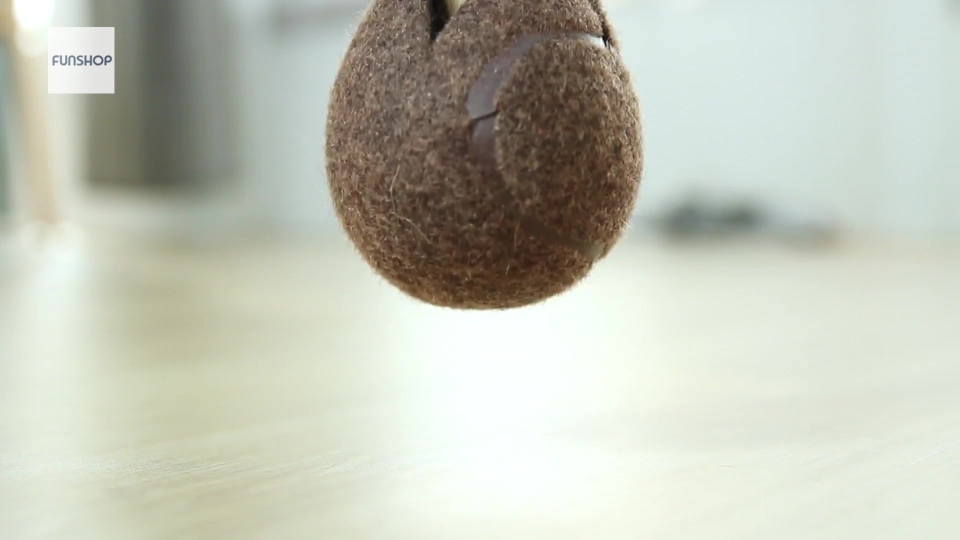
#> input picture RobotvisionProject/f1.jpg, 1920 x 1080 px (shown at 1/2 size)
$ python main.py
#> lines starting #> are read from the running program, lines starting #| are printed output that depends on the picture
import cv2
import numpy as np

img1_origin = cv2.imread('f1.jpg')
#> img1_origin is the input picture: shape (1080, 1920, 3); mean B, G, R 182.5, 196, 193.3
img2_origin = cv2.imread('f2.jpg')
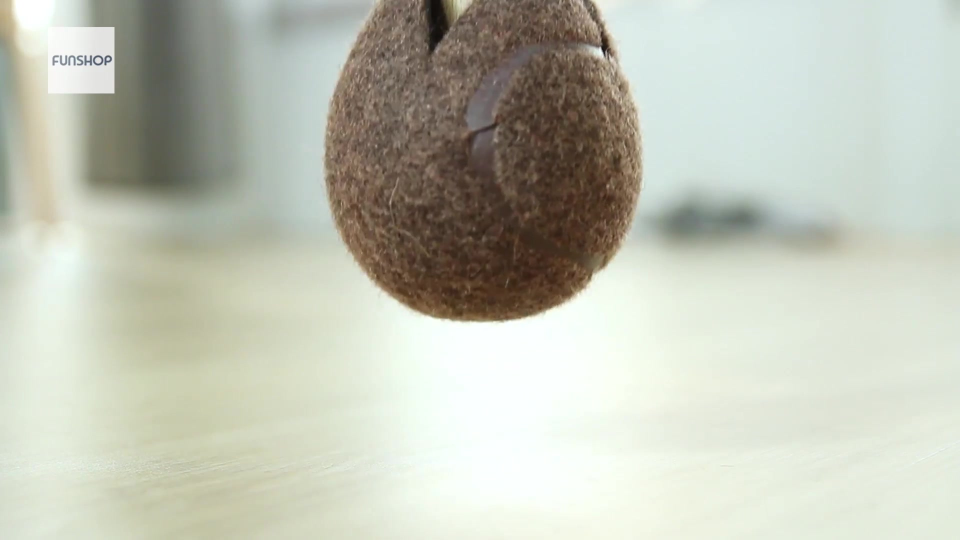
#> input picture RobotvisionProject/f2.jpg, 1920 x 1080 px (shown at 1/2 size)
#> img2_origin is the input picture: shape (1080, 1920, 3); mean B, G, R 181.6, 195.3, 192.5

img1 = cv2.resize(img1_origin, dsize=(1280, 720), interpolation=cv2.INTER_AREA)
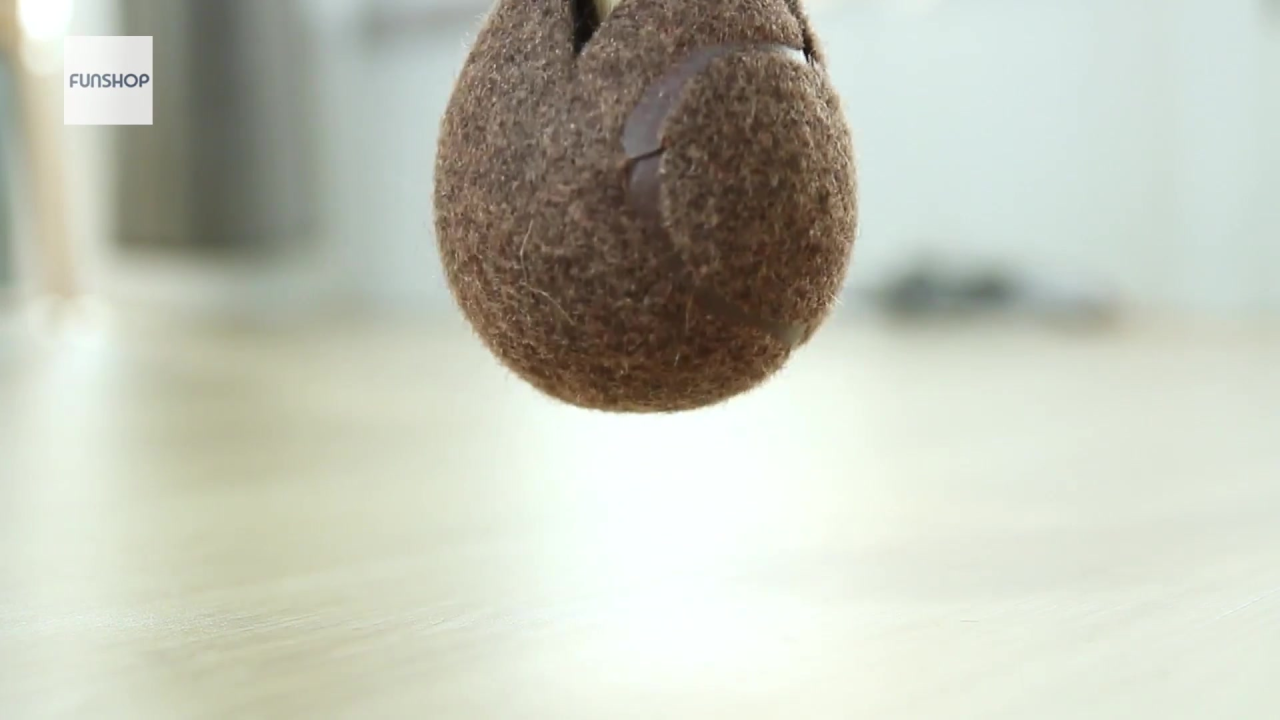
#> img1: shape (720, 1280, 3); mean B, G, R 182.5, 196, 193.3
img2 = cv2.resize(img2_origin, dsize=(1280, 720), interpolation=cv2.INTER_AREA)

height, width, _ = img1.shape  # 720 1280 (y, x)
#> height = 720; width = 1280

# 그레이스케일로 변환
gray1 = cv2.cvtColor(img1, cv2.COLOR_BGR2GRAY)
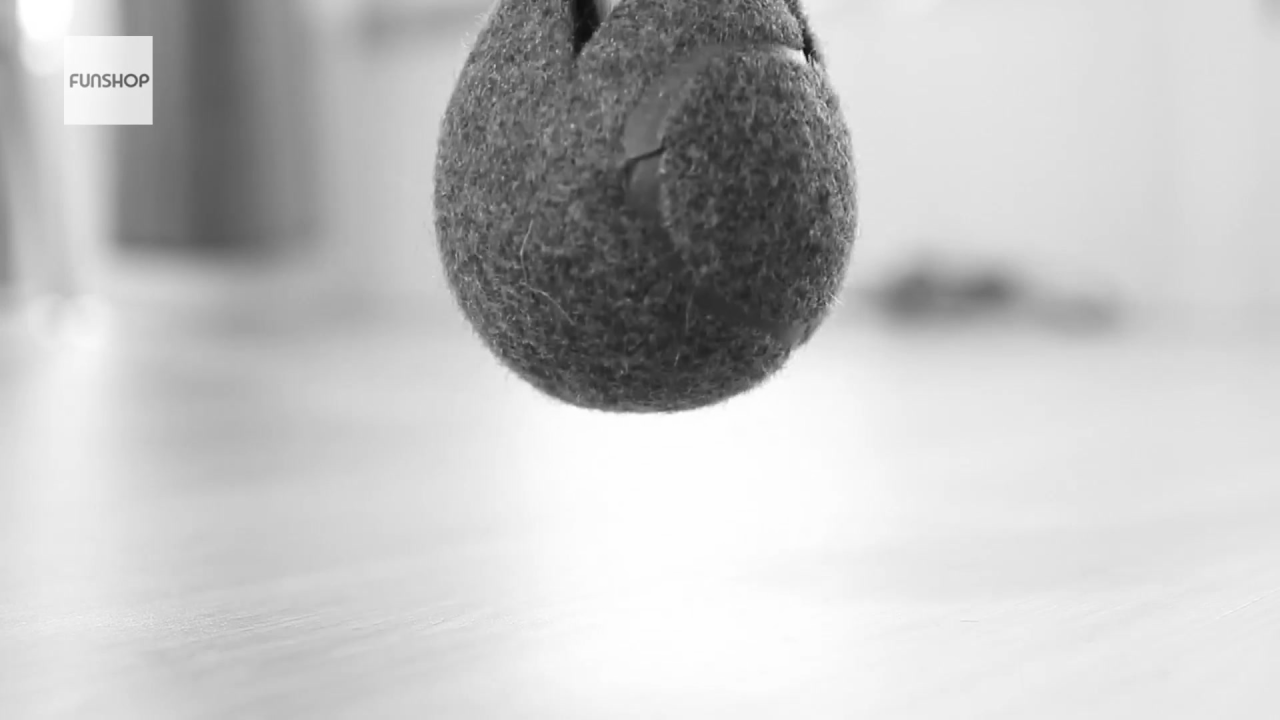
#> gray1: shape (720, 1280); min 13, max 255, mean 193.7
gray2 = cv2.cvtColor(img2, cv2.COLOR_BGR2GRAY)
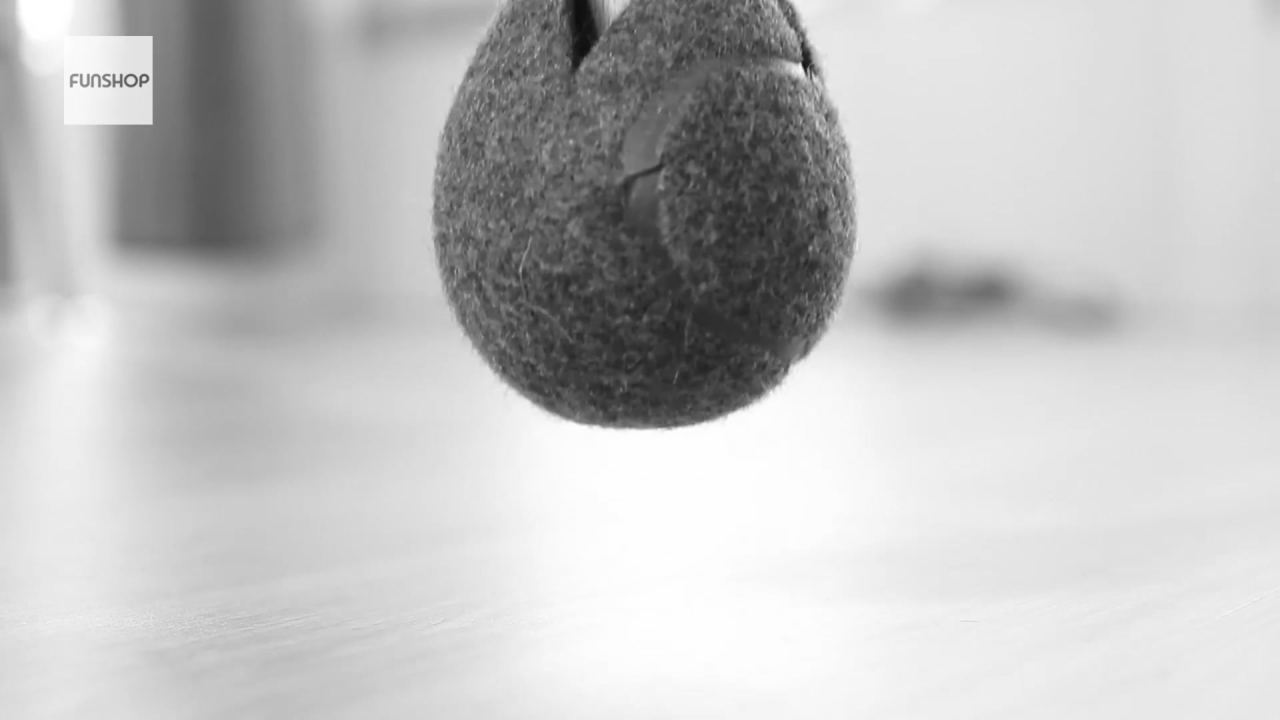
#> gray2: shape (720, 1280); min 14, max 255, mean 192.9

dirX = [1, 0, -1]
dirY = [1, 0, -1]

# lukas-kanade 알고리즘 적용
def lukasKanade(x, y):  # 1280, 720
    A = np.zeros((9, 2), np.uint8)
    b = np.zeros((9, 1), np.uint8)

    # 자신과 주위8개 픽셀에 대해 모두 수행
    num = 0
    for m in dirX:          # dirX = [1, 0, -1]
        for n in dirY:      # dirY = [1, 0, -1]
            tmpy = y + n
            tmpx = x + m

            ay = int(gray1[tmpy + 1, tmpx]) - int(gray1[tmpy, tmpx])
            A[num][0] = ay
            ax = int(gray1[tmpy, tmpx + 1]) - int(gray1[tmpy, tmpx])
            A[num][1] = ax
            at = int(gray2[tmpy, tmpx]) - int(gray1[tmpy, tmpx])
            b[num][0] = -at

            num = num + 1

    # Normal Equation 계산 과정
    tmp = np.dot(A.T, A)

    # 역행렬이 존재하지 않는 경우 예외.
    if np.linalg.det(tmp) == 0:
        return

    # 역행렬 계산 후 vt를 계산한다.
    inverse_arr = np.linalg.inv(tmp)
    vt = np.dot(np.dot(inverse_arr, A.T), b)

    # 0으로 나누어지는 경우는 계산하지 않고, 길이가 짧은 vt는 나타내지 않도록 한다.
    if np.linalg.norm(vt) < 1000:
        return

    vt_n = vt / np.linalg.norm(vt) * 9

    np.nan_to_num(vt_n, copy=False)

    cv2.arrowedLine(img1, (x, y), (int(x + vt_n[1]), int(y + vt_n[0])), (0, 0, 255), 2)
    return

for x in range(0, width, 10):  # 1280
    for y in range(0, height, 10):  # 720
        lukasKanade(x, y)

cv2.imshow('result', img1)
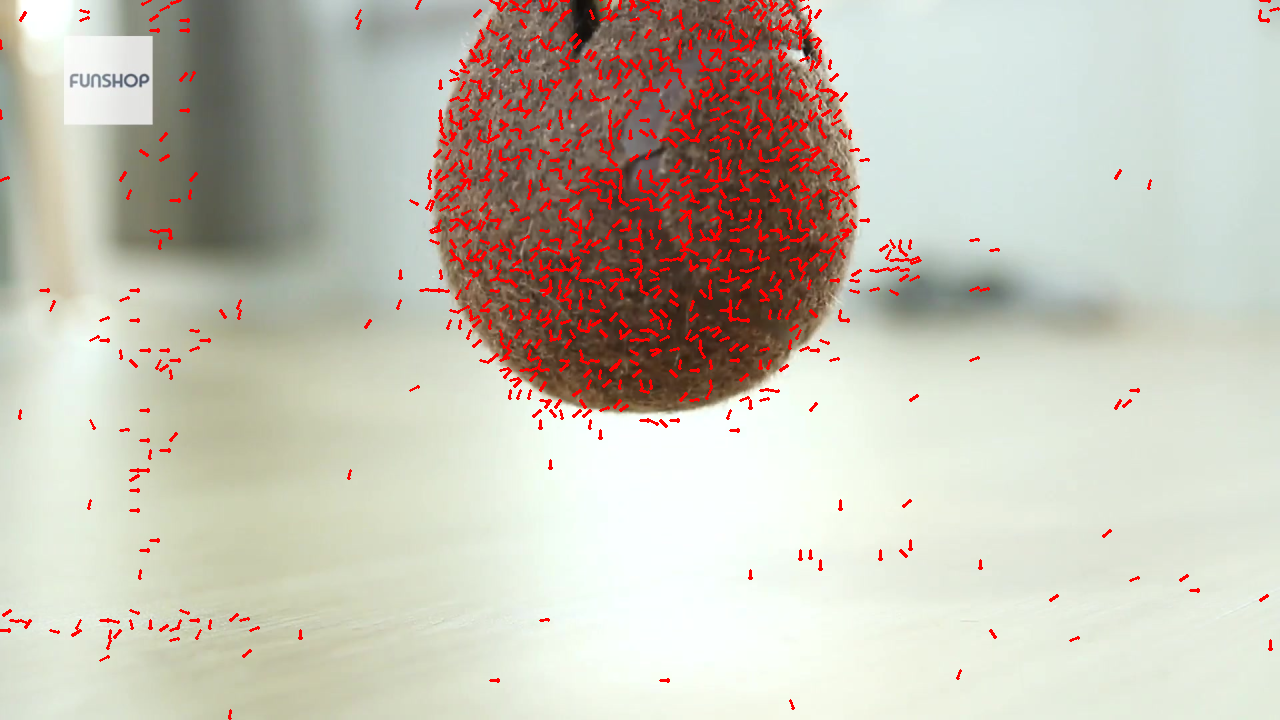
#> window 'result': shape (720, 1280, 3); mean B, G, R 178.9, 191.9, 198
cv2.waitKey()
cv2.destroyAllWindows()
